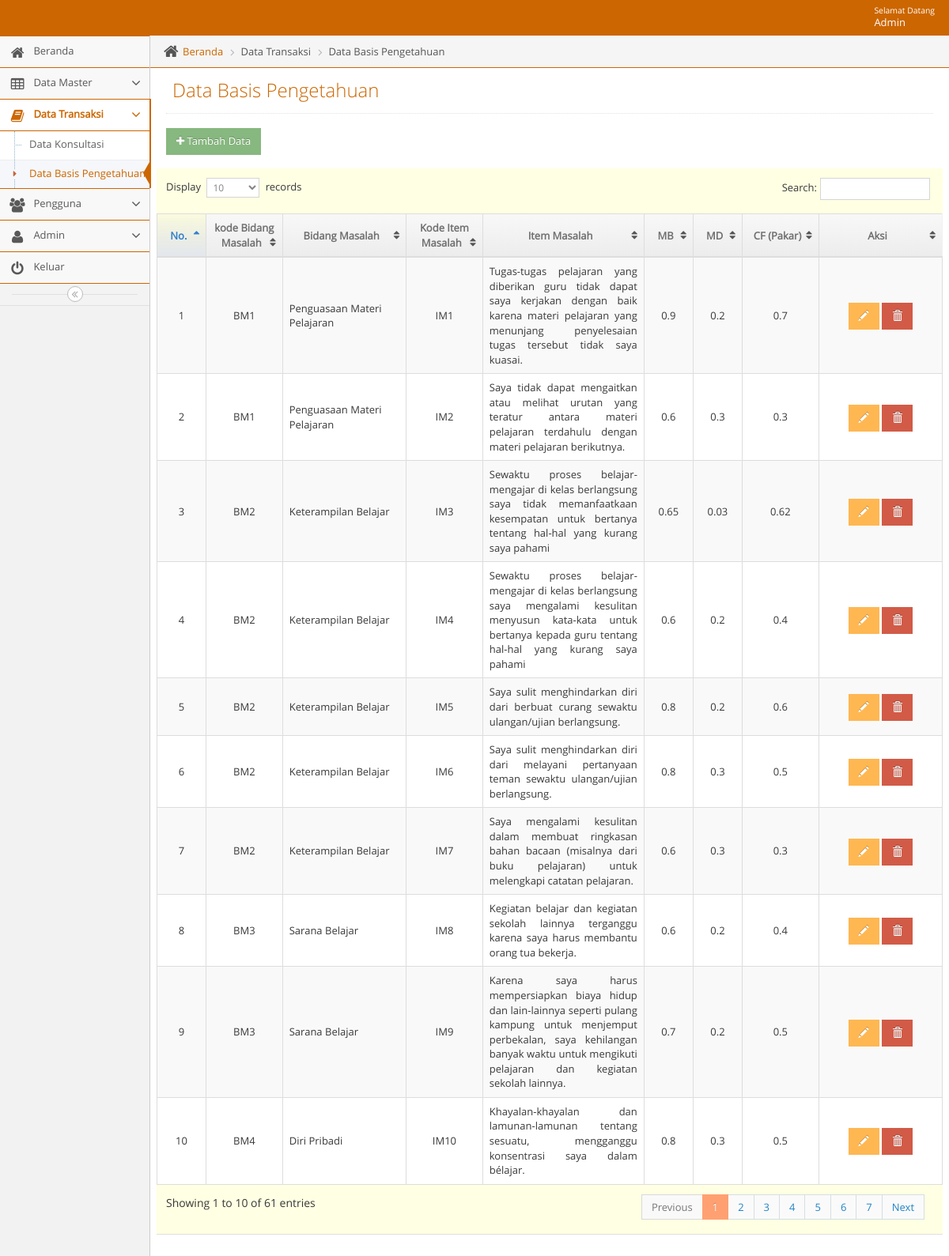
The app's page /admin/adminmainapp.php?unit=dbp_unit&act=datagrid (signed in), older data.
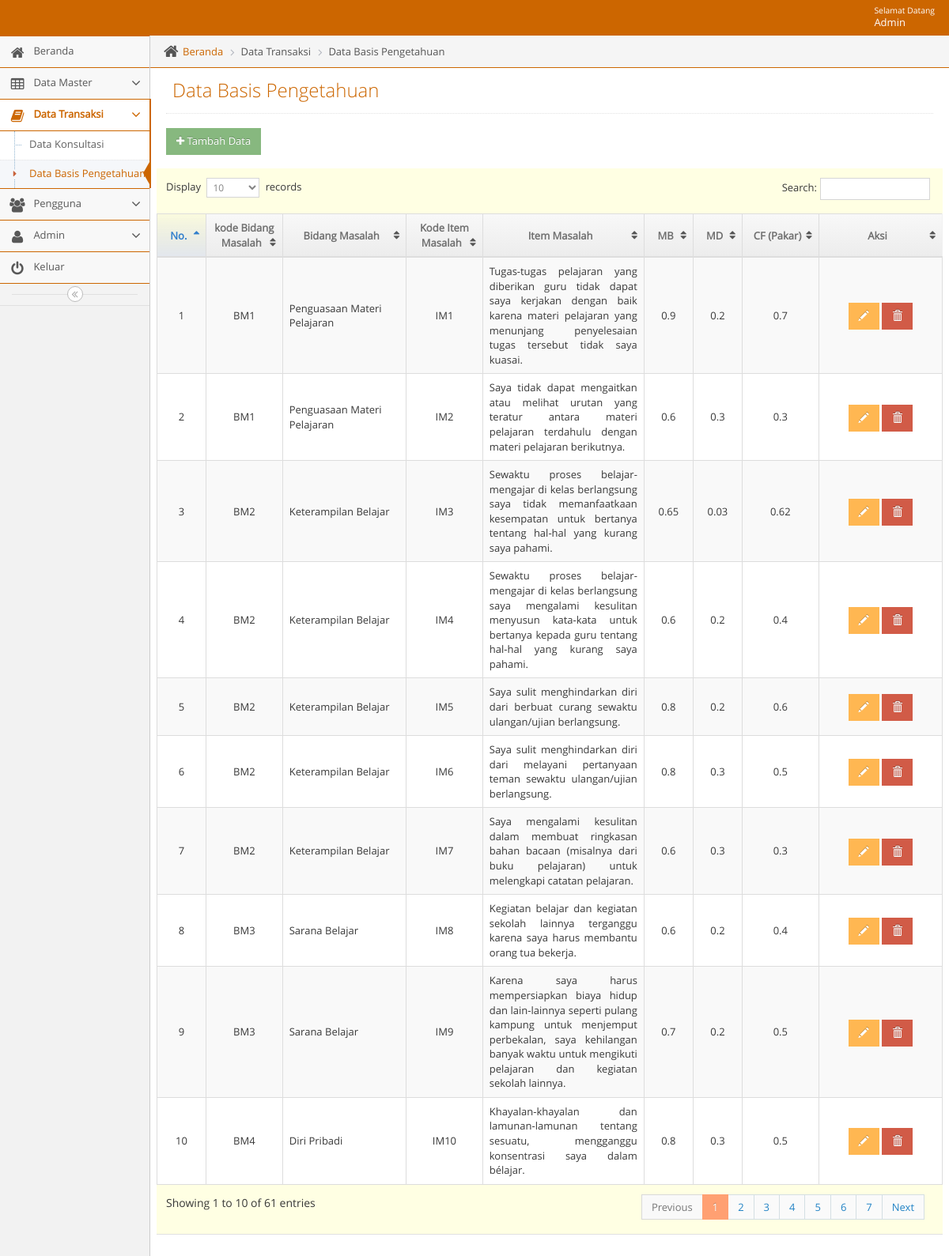
The same page, newer data.
### tables this page shows
CREATE TABLE `t_identifikasi` (
  `kode_identifikasi` int(11) NOT NULL,
  `mb` float NOT NULL,
  `md` float NOT NULL,
  `cf_bidang_masalah` float NOT NULL,
  `cf_item_masalah` float NOT NULL,
  `kode_bidang_masalah` varchar(11) NOT NULL,
  `kode_item_masalah` varchar(11) NOT NULL
);

CREATE TABLE `t_item_masalah` (
  `id_item_masalah` int(11) NOT NULL,
  `kode_item_masalah` varchar(5) NOT NULL,
  `nama_item_masalah` varchar(500) NOT NULL
);

CREATE TABLE `t_bidang_masalah` (
  `id_bidang_masalah` int(11) NOT NULL,
  `kode_bidang_masalah` varchar(5) NOT NULL,
  `nama_bidang_masalah` varchar(100) NOT NULL,
  `detail_bidang_masalah` varchar(500) NOT NULL,
  `layanan` varchar(1000) NOT NULL
);

### admin/unit/dbp_unit.php (the view, shortened to what this page needs)
<?php
$act = $_GET['act'];
switch($act){
  case "datagrid":
?>
<?php
include("../admin/leftbar.php");
?>
<div class="main-content">
  <div class="main-content-inner">
    <div class="breadcrumbs ace-save-state" id="breadcrumbs">
      <ul class="breadcrumb">
        <li>
          <i class="ace-icon fa fa-home home-icon"></i>
          <a href="adminmainapp.php?unit=dashboard">Beranda</a>
        </li>
        <li>Data Transaksi</li>
        <li>Data Basis Pengetahuan</li>
      </ul>
    </div>
    <div class="page-content">
      <div class="page-header">
        <h1>Data Basis Pengetahuan</h1>
      </div>
      <h1>
        <a href="?unit=dbp_unit&act=input">
          <button class="btn btn-sm btn-success"><i class="fa fa-plus"></i> Tambah Data</button>
        </a>
      </h1>
      <div class="row">
        <div class="col-xs-12">
          <div class="row">
            <div class="box box-primary">
              <div class="box-body table-responsive padding">
                <table id="datatable" class="table table-striped table-bordered table-hover">
                  <thead>
                    <tr>
                      <th style="text-align: center; width: 7%">No.</th>
                      <th style="text-align: center; width: 10%">kode Bidang Masalah</th>
                      <th style="text-align: center; width: 15%">Bidang Masalah</th>
                      <th style="text-align: center; width: 10%">Kode Item Masalah</th>
                      <th style="text-align: center; width: 19%">Item Masalah</th>
                      <th style="text-align: center; width: 7%">MB</th>
                      <th style="text-align: center; width: 7%">MD</th>
                      <th style="text-align: center; width: 10%">CF (Pakar)</th>
                      <th style="text-align: center; width: 15%">Aksi</th>
                    </tr>
                  </thead>
                  <tbody>
                    <?php $no=1;
                        $qdatagrid ="  SELECT
                        t_identifikasi.kode_identifikasi,
                        t_identifikasi.mb, t_identifikasi.md,
                        t_identifikasi.cf_bidang_masalah,
                        t_bidang_masalah.kode_bidang_masalah, t_bidang_masalah.nama_bidang_masalah,
                        t_item_masalah.kode_item_masalah, t_item_masalah.nama_item_masalah
                          FROM
                        t_identifikasi
                        JOIN t_bidang_masalah ON t_identifikasi.kode_bidang_masalah = t_bidang_masalah.kode_bidang_masalah
									      JOIN t_item_masalah ON t_identifikasi.kode_item_masalah = t_item_masalah.kode_item_masalah";
                            $rdatagrid = mysqli_query($mysqli, $qdatagrid);
                            while($ddatagrid=mysqli_fetch_assoc($rdatagrid)) {
                                echo "
                                <tr>
                                  <td style= text-align:center;vertical-align:middle>$no</td>
                                  <td style= text-align:center;vertical-align:middle>$ddatagrid[kode_bidang_masalah]</td>
                                  <td style= text-align:left;vertical-align:middle>$ddatagrid[nama_bidang_masalah]</td>
                                  <td style= text-align:center;vertical-align:middle>$ddatagrid[kode_item_masalah]</td>
                                  <td style= text-align:justify;vertical-align:middle>$ddatagrid[nama_item_masalah]</td>
                                  <td style= text-align:center;vertical-align:middle>$ddatagrid[mb]</td>
                                  <td style= text-align:center;vertical-align:middle>$ddatagrid[md]</td>
                                  <td style= text-align:center;vertical-align:middle>$ddatagrid[cf_bidang_masalah]</td>
                                  <td style=text-align:center;vertical-align:middle>
                                    <a href=?unit=dbp_unit&act=update&kode_identifikasi=$ddatagrid[kode_identifikasi] class='btn btn-sm btn-warning glyphicon glyphicon-pencil' ></a>
                                    <a href=?unit=dbp_unit&act=delete&kode_identifikasi=$ddatagrid[kode_identifikasi] class='btn btn-sm btn-danger glyphicon glyphicon-trash' onclick='return confirm(\"Yakin Akan Menghapus Data?\")'></a>
                                  </td>
                                </tr>
                                ";
                                $no++;
                             }
                             ?>
                  </tbody>
                </table>
              </div>
            </div>
          </div>
        </div>
      </div>
    </div>
  </div>
</div>
<?php
            include("../admin/footer.php");
            ?>
</body>
</html>
<?php
        break;
            ?>
<?php
}

Row changes from the older to the newer data that the page shows:
changed through a linked row, t_identifikasi "IM3": t_item_masalah.nama_item_masalah "Sewaktu proses belajar-mengajar di kelas berlangsung saya tidak memanfaatkaan kesempatan untuk bertanya tentang hal-hal yang kurang saya pahami" → "Sewaktu proses belajar-mengajar di kelas berlangsung saya tidak memanfaatkaan kesempatan untuk bertanya tentang hal-hal yang kurang saya pahami."
changed through a linked row, t_identifikasi "IM4": t_item_masalah.nama_item_masalah "…hal-hal yang kurang saya pahami" → "…hal-hal yang kurang saya pahami."
